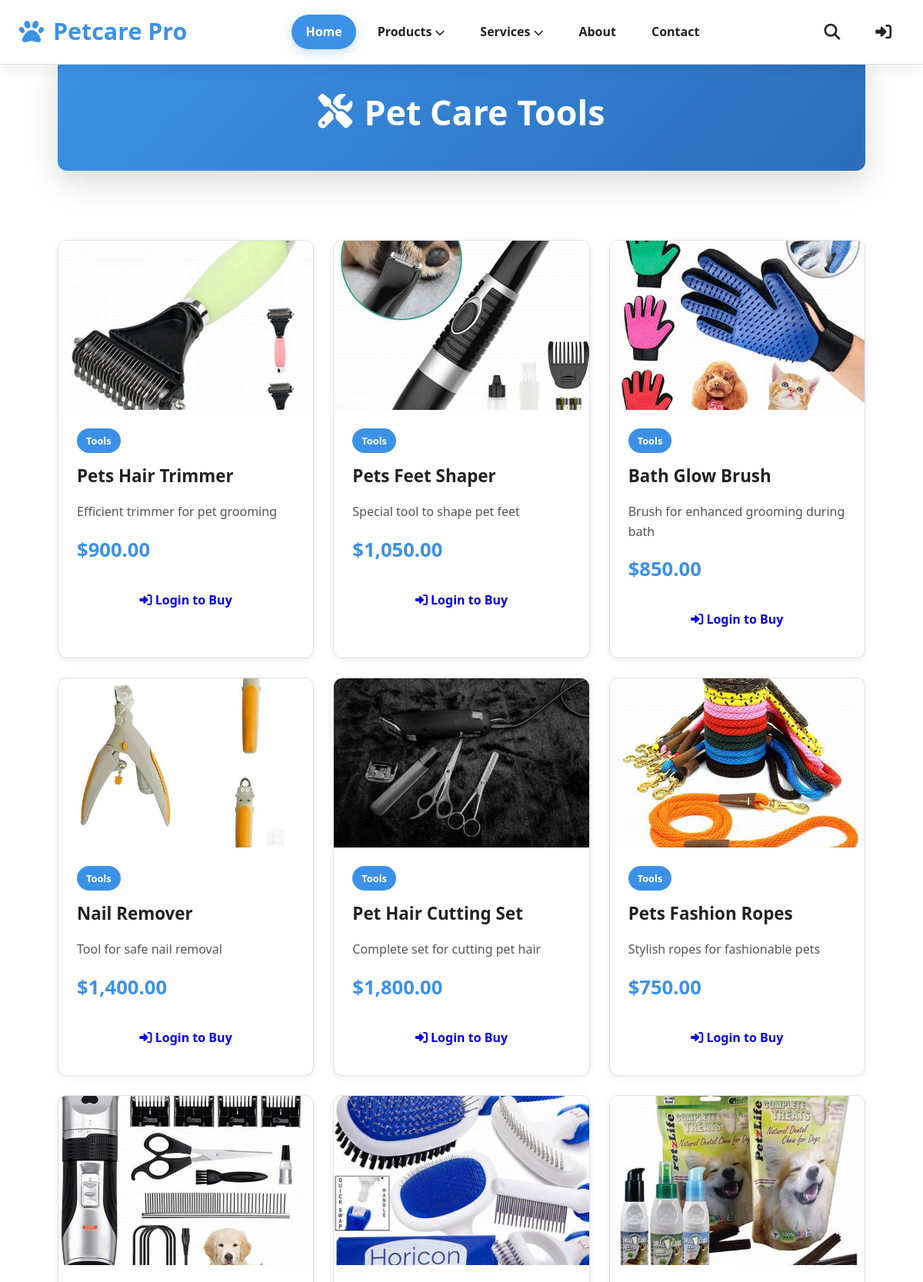
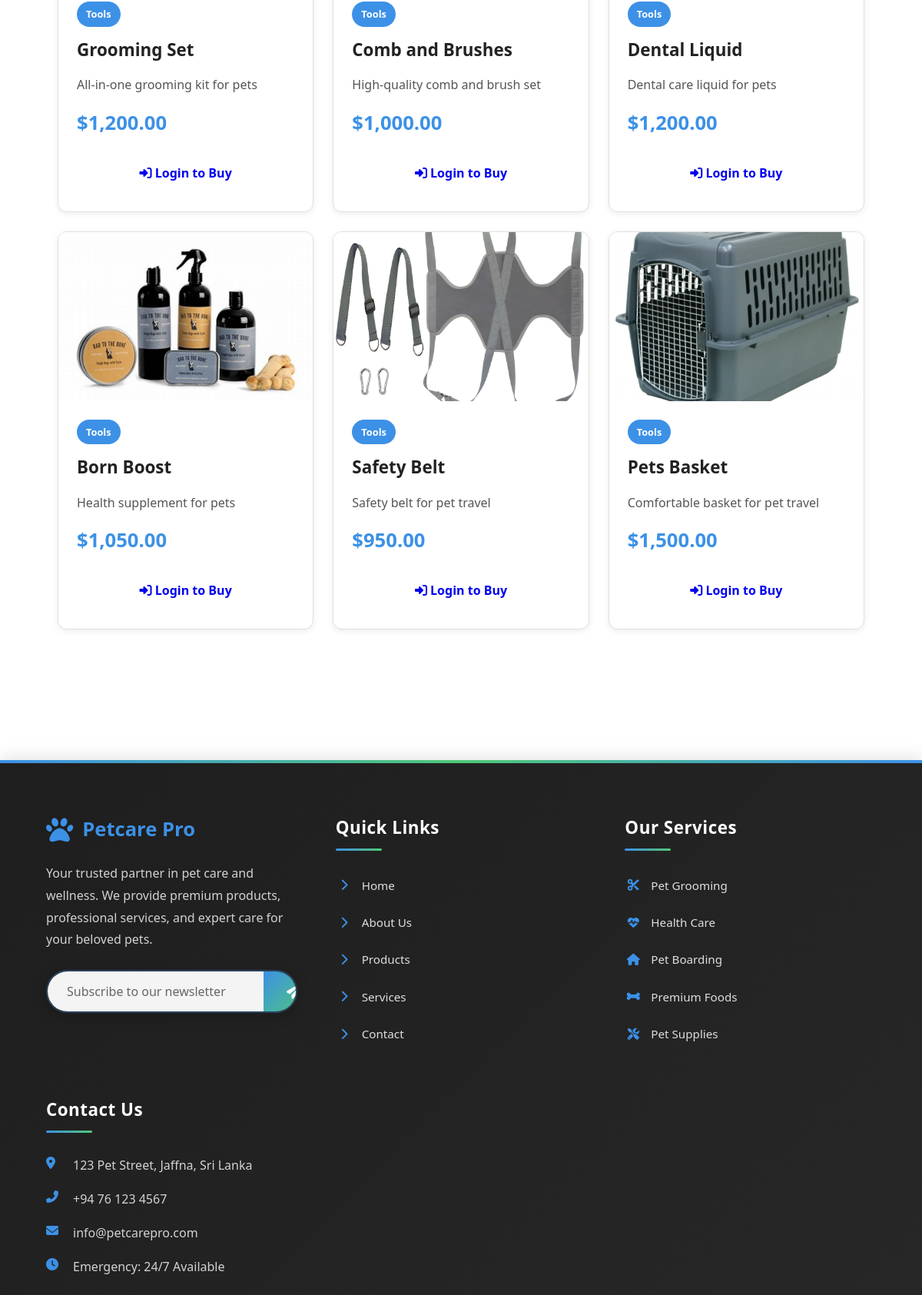
Screenshot of /products/tools.php (upper part) with the database file from the repository (2 pictures, top to bottom).
### tables this page shows
CREATE TABLE IF NOT EXISTS products (
  id INT AUTO_INCREMENT PRIMARY KEY,
  name VARCHAR(255) NOT NULL,
  price DECIMAL(10, 2) NOT NULL,
  description TEXT,
  category ENUM('Food', 'Tools') NOT NULL,
  image_url VARCHAR(255),
  created_at TIMESTAMP DEFAULT CURRENT_TIMESTAMP
);

### products/tools.php (the view, shortened to what this page needs)
<?php
$conn = getDBConnection();
$query = "SELECT * FROM products WHERE category = 'Tools'";
$result = $conn->query($query);
?>
<!DOCTYPE html>
<html lang="en">
<head>
    <link rel="stylesheet" href="https://cdnjs.cloudflare.com/ajax/libs/font-awesome/6.5.1/css/all.min.css" />
    <link rel="stylesheet" href="../styles/header.css">
    <link rel="stylesheet" href="../styles/footer.css">
    <link rel="stylesheet" href="../styles/products.css">
</head>
<body>
    <?php include "../includes/header.php"; ?>
    <div class="products-container">
        <div class="page-header">
            <div class="header-content">
                <h1>
                    <i class="fas fa-tools"></i> Pet Care Tools
                </h1>
            </div>
        </div>
        <div class="products-grid">
            <?php if ($result->num_rows > 0): ?>
                <?php while ($product = $result->fetch_assoc()): ?>
                    <div class="product-card">
                        <div class="card-image-container">
                            <img src="../assets/images/<?= htmlspecialchars($product['image_url']) ?>"
                                alt="<?= htmlspecialchars($product['name']) ?>"
                                class="card-image"
                                onerror="this.src='../assets/images/placeholder-product.jpg'">
                        </div>
                        <div class="card-content">
                            <div class="card-header">
                                <span class="badge badge-success">Tools</span>
                                <h3 class="card-title"><?= htmlspecialchars($product['name']) ?></h3>
                            </div>
                            <p class="card-description"><?= htmlspecialchars($product['description']) ?></p>
                            <div class="product-price">$<?= number_format($product['price'], 2) ?></div>
                            <div class="card-actions">
                                <?php if (isset($_SESSION['user_id'])): ?>
                                    <button onclick="addToCart(<?= $product['id'] ?>)" class="btn btn-success">
                                        <i class="fas fa-cart-plus"></i> Add to Cart
                                    </button>
                                <?php else: ?>
                                    <a href="../auth/login.php" class="btn btn-success">
                                        <i class="fas fa-sign-in-alt"></i> Login to Buy
                                    </a>
                                <?php endif; ?>
                            </div>
                        </div>
                    </div>
                <?php endwhile; ?>
            <?php endif; ?>
        </div>
    </div>
    <?php include "../includes/footer.php"; ?>
</body>
</html>

### styles/header.css (style rules this page uses)
:root { --background: #ffffff; --surface: #f7f9fa; --primary-text: #222222; --secondary-text: #555555; --primary-color: #3c91e6; --primary-hover: #2a6ebb; --success: #50c878; --warning: #ffa726; --error: #e53e3e; --white: #ffffff; --border-color: #e0e0e0; --shadow: rgba(0, 0, 0, 0.1); --light-shadow: rgba(0, 0, 0, 0.05); }
* { box-sizing: border-box; margin: 0; padding: 0; }
body { font-family: "Segoe UI", Tahoma, Geneva, Verdana, sans-serif; background-color: var(--background); color: var(--primary-text); min-height: 100vh; padding-top: 70px; }

### styles/footer.css (style rules this page uses)
:root { --background: #ffffff; --surface: #f7f9fa; --primary-text: #222222; --secondary-text: #555555; --primary-color: #3c91e6; --primary-hover: #2a6ebb; --success: #50c878; --warning: #ffa726; --error: #e53e3e; --white: #ffffff; --footer-bg: #1e1e1e; --footer-text: #e0e0e0; --border-color: #e0e0e0; }
* { box-sizing: border-box; margin: 0; padding: 0; }
body { font-family: "Segoe UI", Tahoma, Geneva, Verdana, sans-serif; }

### styles/products.css (style rules this page uses)
:root { --primary-color: #3c91e6; --primary-hover: #2a6ebb; --primary-overlay: rgba(60, 145, 230, 0.9); --primary-shadow: rgba(60, 145, 230, 0.3); --success-color: #50c878; --danger-color: #e53e3e; --warning-color: #ffa726; --text-primary: #222222; --text-secondary: #555555; --text-muted: #888888; --background: #ffffff; --surface: #f7f9fa; --border-color: #e0e0e0; --shadow-sm: 0 2px 8px rgba(0, 0, 0, 0.08); --shadow-md: 0 5px 20px rgba(0, 0, 0, 0.12); --shadow-lg: 0 15px 40px rgba(0, 0, 0, 0.15); --border-radius: 12px; --border-radius-sm: 8px; --transition: all 0.3s ease; }
* { box-sizing: border-box; }
body { font-family: "Segoe UI", Tahoma, Geneva, Verdana, sans-serif; margin: 0; padding: 0; background-color: var(--background); color: var(--text-primary); line-height: 1.6; }
.products-container { max-width: 1200px; margin: 0 auto; padding: 40px 20px; min-height: 80vh; }
.page-header { text-align: center; margin-bottom: 50px; padding: 40px 0; }
.header-content { background: linear-gradient( 135deg, var(--primary-color), var(--primary-hover) ); padding: 40px 30px; border-radius: var(--border-radius); box-shadow: var(--shadow-lg); color: white; }
.header-content h1 { font-size: 2.8rem; margin: 0; display: flex; align-items: center; justify-content: center; gap: 15px; font-weight: 700; }
.products-grid { display: grid; grid-template-columns: repeat(auto-fit, minmax(320px, 1fr)); gap: 30px; margin-bottom: 40px; }
.product-card { background: var(--background); border-radius: var(--border-radius); overflow: hidden; box-shadow: var(--shadow-sm); transition: var(--transition); border: 1px solid var(--border-color); position: relative; }
.card-image-container { position: relative; height: 220px; overflow: hidden; }
.card-image { width: 100%; height: 100%; object-fit: cover; transition: transform 0.3s ease; }
.card-content { padding: 24px; }
.card-header { margin-bottom: 16px; }
.badge { display: inline-block; padding: 6px 12px; border-radius: 20px; font-size: 0.8rem; font-weight: 600; margin-bottom: 12px; }
.badge-success { background: var(--primary-color); color: white; }
.card-title { font-size: 1.4rem; font-weight: 700; color: var(--text-primary); margin: 0 0 12px 0; }
.card-description { color: var(--text-secondary); margin-bottom: 16px; line-height: 1.6; }
.product-price { font-size: 1.6rem; font-weight: 800; color: var(--primary-color); margin-bottom: 20px; }
.card-actions { text-align: center; }
.btn { display: inline-block; padding: 12px 24px; border: none; border-radius: var(--border-radius-sm); font-size: 1rem; font-weight: 600; text-decoration: none; cursor: pointer; transition: var(--transition); text-align: center; min-width: 140px; }
@media (max-width: 1200px) { .products-container { padding: 30px 25px; max-width: 1100px; } }
@media (max-width: 1200px) { .products-grid { grid-template-columns: repeat(auto-fit, minmax(280px, 1fr)); gap: 25px; } }

### rows the page displays
products: image_url (picture), name "Pets Hair Trimmer", description "Efficient trimmer for pet grooming", price "900.00"
products: image_url (picture), name "Pets Feet Shaper", description "Special tool to shape pet feet", price "1,050.00"
products: image_url (picture), name "Bath Glow Brush", description "Brush for enhanced grooming during bath", price "850.00"
products: image_url (picture), name "Nail Remover", description "Tool for safe nail removal", price "1,400.00"
products: image_url (picture), name "Pet Hair Cutting Set", description "Complete set for cutting pet hair", price "1,800.00"
products: image_url (picture), name "Pets Fashion Ropes", description "Stylish ropes for fashionable pets", price "750.00"
products: image_url (picture), name "Grooming Set", description "All-in-one grooming kit for pets", price "1,200.00"
products: image_url (picture), name "Comb and Brushes", description "High-quality comb and brush set", price "1,000.00"
products: image_url (picture), name "Dental Liquid", description "Dental care liquid for pets", price "1,200.00"
products: image_url (picture), name "Born Boost", description "Health supplement for pets", price "1,050.00"
products: image_url (picture), name "Safety Belt", description "Safety belt for pet travel", price "950.00"
products: image_url (picture), name "Pets Basket", description "Comfortable basket for pet travel", price "1,500.00"
